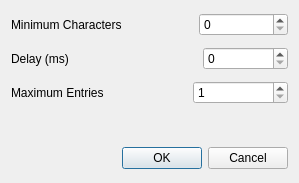
<?xml version="1.0" encoding="UTF-8"?>
<ui version="4.0">
 <class>AutoCompletionLayout</class>
 <widget class="QDialog" name="AutoCompletionLayout">
  <property name="geometry">
   <rect>
    <x>0</x>
    <y>0</y>
    <width>287</width>
    <height>183</height>
   </rect>
  </property>
  <property name="windowTitle">
   <string>Auto-Completion Properties</string>
  </property>
  <layout class="QVBoxLayout">
   <item>
    <layout class="QHBoxLayout" name="auto_qhbl5">
     <item>
      <widget class="QLabel" name="textLabel1">
       <property name="text">
        <string>Minimum Characters</string>
       </property>
       <property name="wordWrap">
        <bool>false</bool>
       </property>
      </widget>
     </item>
     <item>
      <spacer name="spacer15">
       <property name="sizeType">
        <enum>QSizePolicy::Expanding</enum>
       </property>
       <property name="sizeHint" stdset="0">
        <size>
         <width>71</width>
         <height>21</height>
        </size>
       </property>
      </spacer>
     </item>
     <item>
      <widget class="QSpinBox" name="m_pMinCharsSpin"/>
     </item>
    </layout>
   </item>
   <item>
    <layout class="QHBoxLayout" name="auto_qhbl2">
     <item>
      <widget class="QLabel" name="textLabel2">
       <property name="text">
        <string>Delay (ms)</string>
       </property>
       <property name="wordWrap">
        <bool>false</bool>
       </property>
      </widget>
     </item>
     <item>
      <spacer name="spacer16">
       <property name="sizeType">
        <enum>QSizePolicy::Expanding</enum>
       </property>
       <property name="sizeHint" stdset="0">
        <size>
         <width>101</width>
         <height>21</height>
        </size>
       </property>
      </spacer>
     </item>
     <item>
      <widget class="QSpinBox" name="m_pDelaySpin">
       <property name="maximum">
        <number>10000</number>
       </property>
       <property name="singleStep">
        <number>100</number>
       </property>
      </widget>
     </item>
    </layout>
   </item>
   <item>
    <layout class="QHBoxLayout" name="auto_qhbl3">
     <item>
      <widget class="QLabel" name="textLabel3">
       <property name="text">
        <string>Maximum Entries</string>
       </property>
       <property name="wordWrap">
        <bool>false</bool>
       </property>
      </widget>
     </item>
     <item>
      <spacer name="spacer17">
       <property name="sizeType">
        <enum>QSizePolicy::Expanding</enum>
       </property>
       <property name="sizeHint" stdset="0">
        <size>
         <width>81</width>
         <height>21</height>
        </size>
       </property>
      </spacer>
     </item>
     <item>
      <widget class="QSpinBox" name="m_pMaxEntriesSpin">
       <property name="minimum">
        <number>1</number>
       </property>
       <property name="maximum">
        <number>1000</number>
       </property>
      </widget>
     </item>
    </layout>
   </item>
   <item>
    <spacer name="spacer19">
     <property name="sizeType">
      <enum>QSizePolicy::Expanding</enum>
     </property>
     <property name="sizeHint" stdset="0">
      <size>
       <width>20</width>
       <height>31</height>
      </size>
     </property>
    </spacer>
   </item>
   <item>
    <layout class="QHBoxLayout" name="auto_qhbl1">
     <item>
      <spacer name="spacer18">
       <property name="sizeType">
        <enum>QSizePolicy::Expanding</enum>
       </property>
       <property name="sizeHint" stdset="0">
        <size>
         <width>111</width>
         <height>21</height>
        </size>
       </property>
      </spacer>
     </item>
     <item>
      <widget class="QPushButton" name="m_pOKButton">
       <property name="text">
        <string>OK</string>
       </property>
      </widget>
     </item>
     <item>
      <widget class="QPushButton" name="m_pCancelButton">
       <property name="text">
        <string>Cancel</string>
       </property>
      </widget>
     </item>
    </layout>
   </item>
  </layout>
 </widget>
 <layoutdefault spacing="6" margin="11"/>
 <pixmapfunction>qPixmapFromMimeSource</pixmapfunction>
 <resources/>
 <connections/>
</ui>
